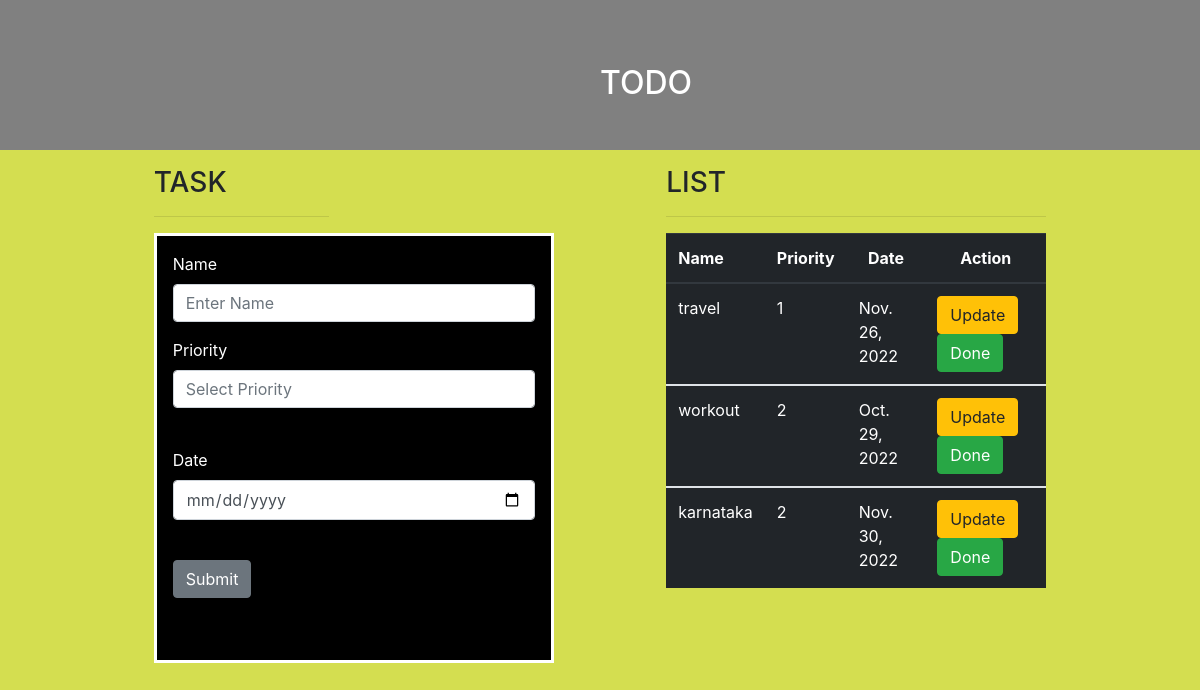
The app's page /, older data.
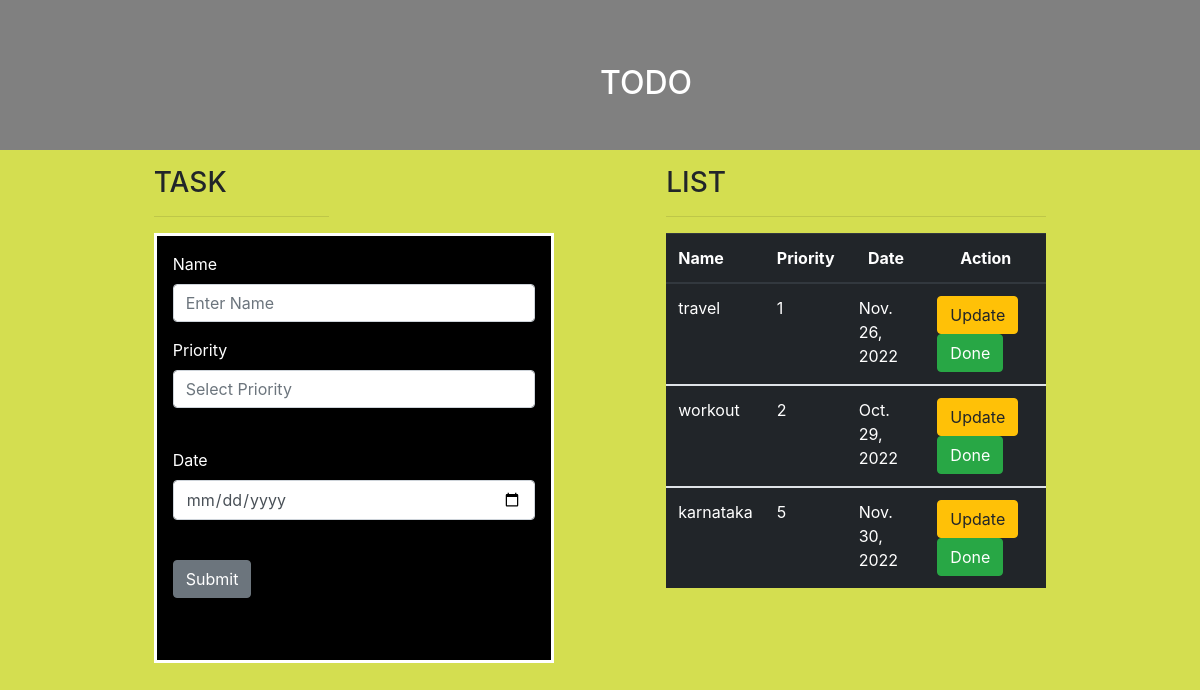
The same page, newer data.
### todo_app/models.py (models this page shows, shortened)
class todo_list(models.Model):
    name = models.CharField(max_length=100)
    priority = models.IntegerField()
    date = models.DateField(default=datetime.date.today)

### todo_app/views.py (the view, shortened to what this page needs)
# urls.py: 2. Add a URL to urlpatterns:  path('', views.home, name='home')
def home(request):
    obj = todo_list.objects.all()
    return render(request, 'home.html', {'obj': obj})

### templates/home.html (shortened to what this page needs)
{% extends 'base.html' %}
{% block body %}
<div class="row">
    <div class="banner">
            <div class="banner-text">
            <h2 >TODO</h2>
            </div>
    </div>
    <div class="container col-md-2 mt-3" >
        <h3>TASK</h3><hr>
    <div class="form p-3" style="border-style: solid;height:430px; width:400px">
    <form action="" method="post">
      <div class="form-group">
        <label>Name</label>
        <input type="text" class="form-control" name="name" aria-describedby="emailHelp" placeholder="Enter Name">
      </div>
      <div class="form-group">
        <label>Priority</label>
        <input type="number" class="form-control" name="priority" placeholder="Select Priority"><br>
      </div>
      <div class="form-group">
        <label>Date</label>
        <input type="date" class="form-control" name="date" placeholder="Select Date"><br>
      </div>
      <button type="submit" class="btn btn-secondary">Submit</button><br>
    </form>
        <br>
    </div>
    </div>
    <div class="container col-md-4 mt-3">
        <h3>LIST</h3><hr>
        <table class="table table-dark">
          <thead>
            <tr>
              <th scope="col">Name</th>
              <th scope="col">Priority</th>
              <th class="text-center" scope="col">Date</th>
              <th class="text-center" scope="col">Action</th>
            </tr>
          </thead>
          {% for i in obj %}
          <tbody>
            <tr>
              <td>{{i.name}}</td>
              <td>{{i.priority}}</td>
              <td>{{i.date}}</td>
              <td><a class="btn btn-warning" href="{% url 'homeupdateview' i.id %}">Update</a>
              <a class="btn btn-success" href="{% url 'homedeleteview' i.id %}">Done</a></td>
            </tr>
          </tbody>
          {% endfor %}
        </table>
    </div>
</div>
{% endblock %}

Row changes from the older to the newer data that the page shows:
changed todo_list "karnataka": priority "2" → "5"
